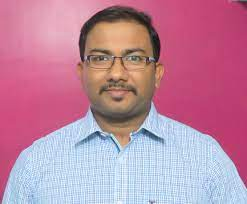
#> input picture do.jpg, 247 x 204 px
$ python pencil-art.py
#> lines starting #> are read from the running program, lines starting #| are printed output that depends on the picture
def dodge(front,back):
    result=front*255/(255-back)
    result[result>255]=255
    result[back==255]=255
    return result.astype('uint8')

import numpy as np
def grayscale(rgb):
    return np.dot(rgb[...,:3], [0.299, 0.587, 0.114])

img ="do.jpg"

import imageio
s = imageio.imread(img)
#> s is the input picture: shape (204, 247, 3); mean R, G, B 189.3, 136, 160.8
g=grayscale(s)
#> in grayscale, `return np.dot(rgb[...,:3], [0.299, 0.587, 0.114])`:
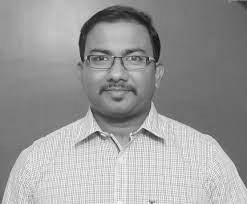
#> returned value: shape (204, 247) float64; min 14.21, max 250.8, mean 154.8
i = 255-g
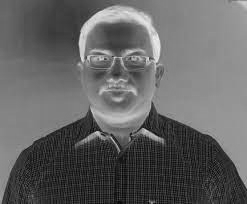
#> i: shape (204, 247) float64; min 4.19, max 240.8, mean 100.2
import scipy.ndimage
b = scipy.ndimage.filters.gaussian_filter(i,sigma=10)
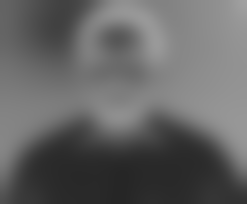
#> b: shape (204, 247) float64; min 38.02, max 161.5, mean 100.2
r= dodge(b,g)
#> in dodge, `result=front*255/(255-back)`:
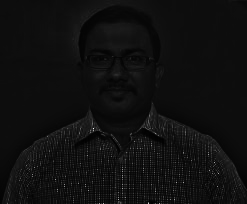
#> result: shape (204, 247) float64; min 78.13, max 3327.5, mean 283; drawn with min black and max white
#> in dodge, `result[result>255]=255`:
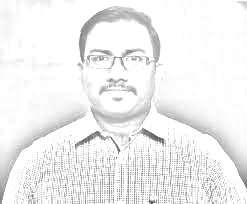
#> result: shape (204, 247) float64; min 78.13, max 255, mean 240.9

import matplotlib.pyplot as plt
plt.imshow(r, cmap="gray")

plt.imsave('picture.png', r, cmap='gray', vmin=0, vmax=255)
